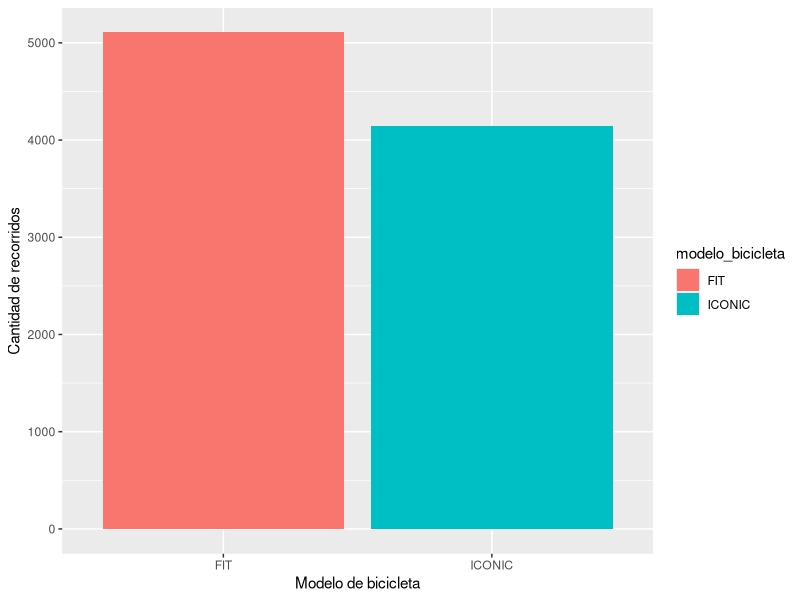
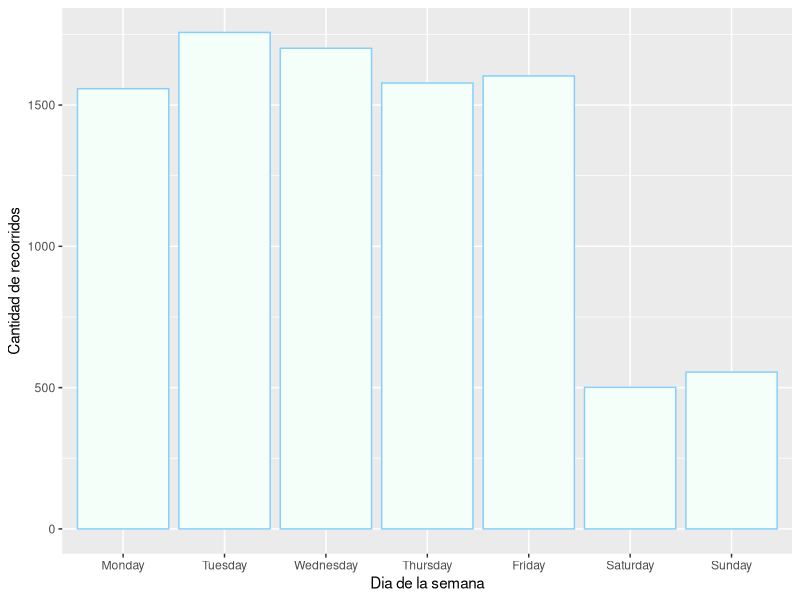
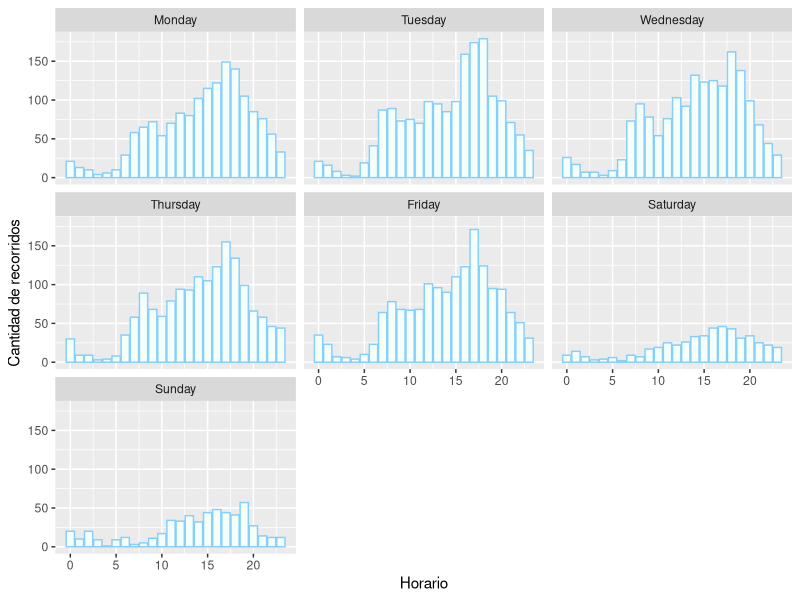
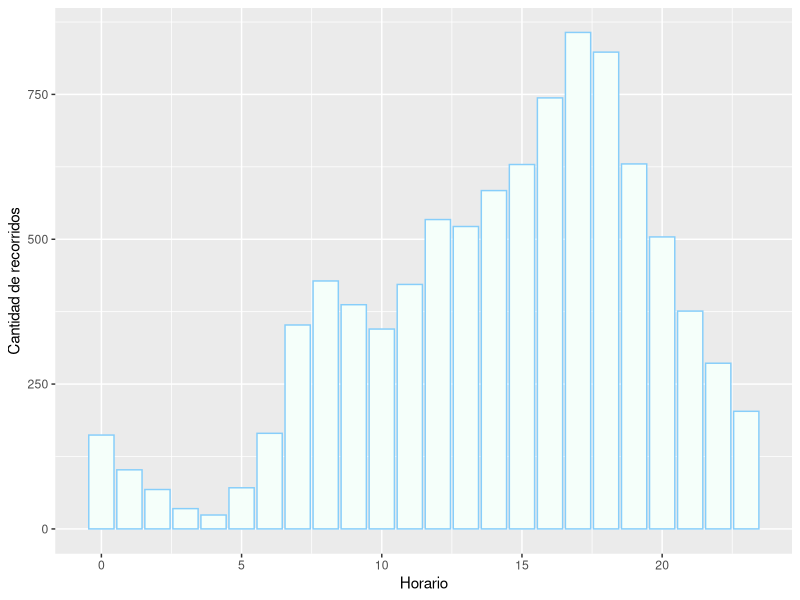
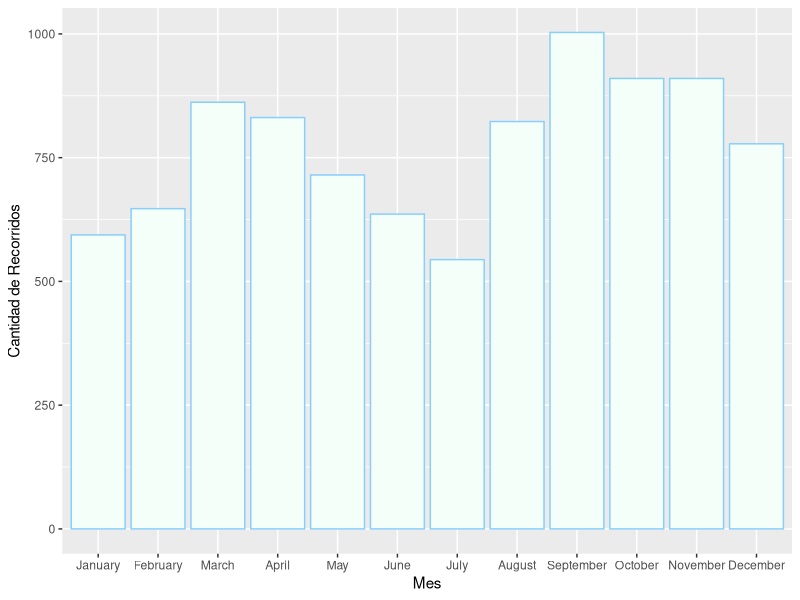
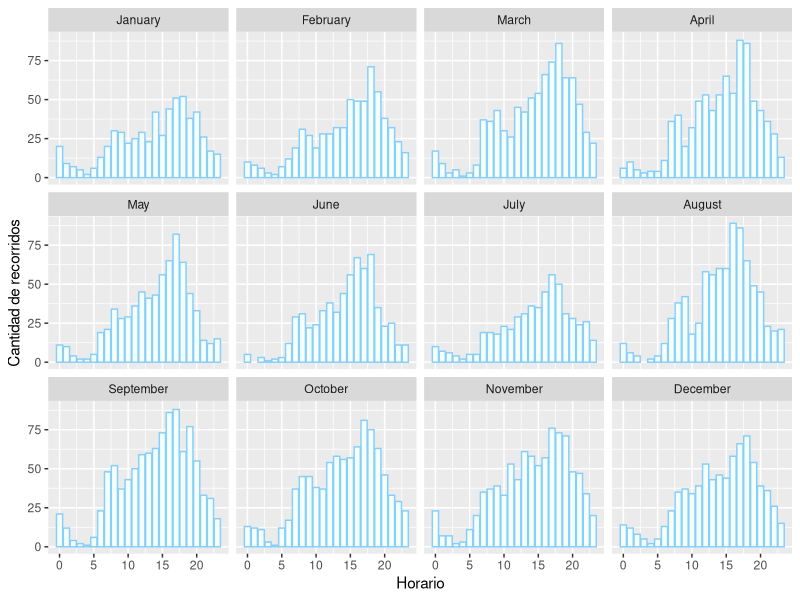
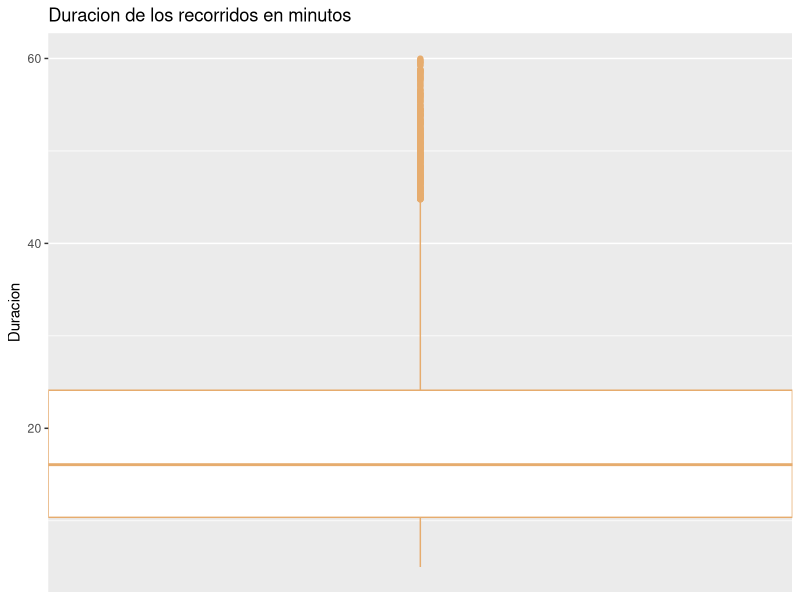
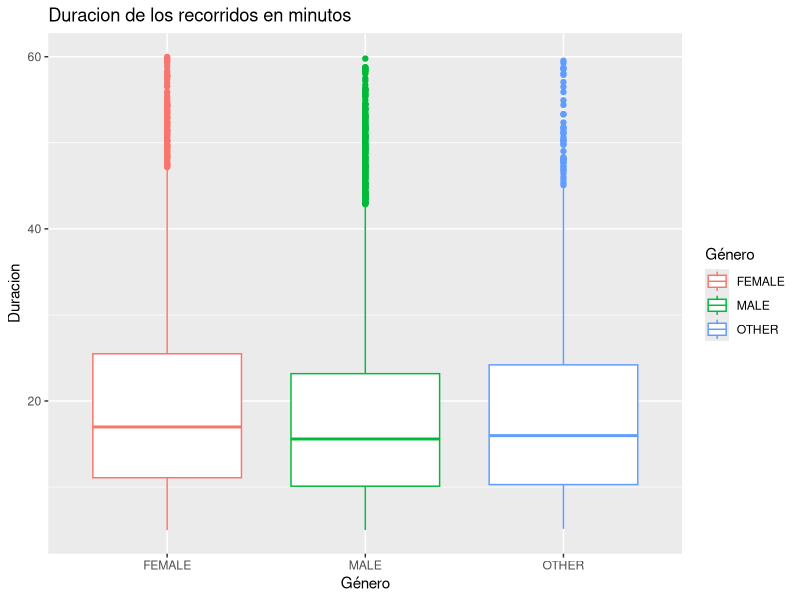

These charts were generated, in order, by the following R code: (Note: this script raises an error after producing the figures.)
#CONSIDERACIONES ----

#1. Nuestras PC's trabajan con algunas variables en ingles y no en español, entonces si surgen problemas con el fct_level por ejemplo, es porque nosotros ordenamos las categorías en ingles y no español.

#2. Para tener una compresión mas rápida de los nombres de variables, utilizamos los siguientes prefijos "df_" para referirnos a un dataframe, "gr_" para referirnos a un gráfico y "v_" para referirnos a una variable.


#LIBRERIAS ----
library(readr)
library(tidyverse)


#VARIABLES ----

#Las fechas de los días feriados de Argentina 2022 los obtuvimos de la siguiente pagina: https://www.argentina.gob.ar/interior/feriados-nacionales-2022
v_feriados <- c("2022-01-01", "2022-02-28", "2022-03-01", "2022-03-24", "2022-04-02", "2022-04-14", "2022-04-15", "2022-04-16", "2022-04-17", "2022-04-22", "2022-04-23", "2022-04-24", "2022-05-01", "2022-05-02", "2022-05-18", "2022-05-25", "2022-06-17", "2022-06-20", "2022-07-09", "2022-07-30", "2022-08-15", "2022-09-26", "2022-09-27", "2022-10-05", "2022-10-07", "2022-10-10", "2022-11-20", "2022-11-21", "2022-12-08", "2022-12-09", "2022-12-25")

#(nota: cp indica la cantidad de personas)
v_feriaLibro <- c("2022-04-28","2022-04-29","2022-04-30","2022-05-01","2022-05-02","2022-05-03","2022-05-04","2022-05-05","2022-05-06","2022-05-07","2022-05-08","2022-05-09","2022-05-10","2022-05-11","2022-05-12","2022-05-13","2022-05-14","2022-05-15","2022-05-16") #cp = 1.245.000
v_comicCon <- c("2022-05-20","2022-05-21","2022-05-22") #cp = 80 mil
v_duaLipa <- c("2022-09-13","2022-09-14") #cp = 50 mil
v_marchaLGBTQI <- c("2022-10-05") #cp = 130 mil
v_coldplay <- c("2022-10-25","2022-10-26","2022-10-28","2022-10-29","2022-11-01","2022-11-01","2022-11-02","2022-11-04","2022-11-05","2022-11-07","2022-11-08") #cp = 600 mil
v_primaveraSound <- c("2022-11-12","2022-11-13") #cp = 100 mil
v_finalMundial <- c("2022-12-18") #cp = 4 millones
v_feriadoMundial <- c("2022-12-20") #cp = ??

v_diasDestacados <- c(v_feriaLibro, v_comicCon, v_duaLipa, v_marchaLGBTQI, v_coldplay, v_primaveraSound, v_finalMundial, v_feriadoMundial)
#DATAFRAMES
#Dataframes_originales ----

#Lectura de dataframes. Para leer los archivos csv usamos el comando read_csv.

df_clima_aeroparque_BA_2022 <- read_csv("Data/Clima_Aeroparque_BA.csv")

df_bike_trips_2022 <- read_csv("Data/trips_2022_reducido.csv")


#Dataframes_bicis_modificado ----
#Dataframe de bicis filtrado por duración del recorrido, con 4 variables mas ("month", "week_day", "hour" y "public_holiday") y la variable fecha renombrada a date.

df_bike_trips_2022_reformed <- df_bike_trips_2022 %>% 
  filter(between(duracion_recorrido, left = 60*5, right = 60*60)) %>% 
  rename(date = fecha) %>% 
  mutate(month = months(fecha_origen_recorrido), 
         hour = hour(fecha_origen_recorrido), 
         week_day = weekdays(date),
         public_holiday = (date %in% v_feriados))
         
#Dataframes_clima_modificado ----
#Dataframe del clima con 3 variables mas("month", "is_rain", "rain_strength")

df_clima_aeroparque_BA_2022_reformed <- df_clima_aeroparque_BA_2022 %>% 
  mutate(month = months(date),
         is_rain = (prcp > 0),
         rain_strength = case_when(prcp > 0 & prcp <= 3 ~ "debil",
                                 prcp > 3.0 & prcp <= 6.5 ~ "ligera",
                                 prcp > 6.5 & prcp <= 16.0 ~ "moderada",
                                 prcp > 16.0 & prcp <= 40.0 ~ "fuerte",
                                 prcp > 100.0 ~ "torrencial",
                                 .default = "no llovio")) 




#Dataframe_joined ----
#FULL JOIN DE DATAFRAMES
df_bikes_and_weather <- full_join(df_bike_trips_2022_reformed, df_clima_aeroparque_BA_2022_reformed, by = "date")

#Dataframes Descriptivos ----
#dataframe con la duracion de viaje promedio y mediana
df_promedio_y_mediana_de_viajes <-  df_bike_trips_2022_reformed %>% 
  mutate(duracion_recorrido = duracion_recorrido/60) %>% 
  summarise("promedio duracion de viaje" = mean(duracion_recorrido), "mediana de la duracion de viajes" = median(duracion_recorrido))


#GRAFICOS ----

#Dataframe df_bike_trips_2022_reformed
#visualizacion de viajes en minutos
gr_trips_duration_in_minutes_col <- df_bike_trips_2022_reformed %>% 
  mutate(duracion_recorrido = duracion_recorrido/60) %>% 
  ggplot(mapping = aes(x = duracion_recorrido)) +
  geom_histogram(colour = "#E6AC6E", fill = "beige", bins = 11) +
  labs(x = "Duracion", y = "Cantidad de Recorridos", title = "Duracion de los recorridos en minutos")

gr_trips_duration_in_minutes_box <- df_bike_trips_2022_reformed %>% 
  mutate(duracion_recorrido = duracion_recorrido/60) %>% 
  ggplot(mapping = aes(y = duracion_recorrido)) +
  geom_boxplot(color = "#E6AC6E") +
  labs(y = "Duracion", title = "Duracion de los recorridos en minutos") +
  scale_x_discrete(expand = c(0,0))

gr_trips_duration_in_minutes_by_gender <- df_bike_trips_2022_reformed %>% 
  filter(!is.na(Género)) %>% 
  mutate(duracion_recorrido = duracion_recorrido/60) %>% 
  ggplot(mapping = aes(y = duracion_recorrido, x = Género, color = Género)) +
  geom_boxplot() +
  labs(y = "Duracion", title = "Duracion de los recorridos en minutos")

#visualizacion de viajes por mes
gr_trips_by_month <- df_bike_trips_2022_reformed %>% 
  ggplot(mapping = aes(x = fct_relevel(month, c("January", "February", "March", "April", "May", "June", "July", "August", "September", "October", "November", "December")))) +
  geom_bar(fill = "mintcream", colour = "lightskyblue") +
  labs(x = "Mes", y = "Cantidad de Recorridos")

#visualizacion de viajes por dia
gr_trips_by_day <- df_bike_trips_2022_reformed %>% 
  ggplot(mapping = aes(x = fct_relevel(week_day, c("Monday", "Tuesday", "Wednesday", "Thursday", "Friday", "Saturday", "Sunday"))))+
  geom_bar(fill = "mintcream", colour = "lightskyblue") +
  labs(x = "Dia de la semana", y = "Cantidad de recorridos")

#visualizacion de viajes por hora
gr_trips_by_hour <- df_bike_trips_2022_reformed %>% 
  ggplot(mapping = aes(x = hour)) +
  geom_bar(fill = "mintcream", colour = "lightskyblue") +
  labs(x = "Horario", y = "Cantidad de recorridos") 

#visualizacion de viajes por mes y hora
gr_trips_by_month_and_hour <- df_bike_trips_2022_reformed %>% 
  group_by(month) %>% 
  ggplot(mapping = aes(x = hour)) +
  geom_bar(fill = "mintcream",color = "lightskyblue") +
  facet_wrap(~fct_relevel(month, c("January", "February", "March", "April", "May", "June", "July", "August", "September", "October", "November", "December"))) +
  labs(x = "Horario", y = "Cantidad de recorridos")

#visualizacion de viajes por dia y hora
gr_trips_by_day_and_hour <- df_bike_trips_2022_reformed %>% 
  group_by(week_day) %>% 
  ggplot(mapping = aes(x = hour)) +
  geom_bar(fill = "mintcream",color = "lightskyblue") +
  facet_wrap(~fct_relevel(week_day, c("Monday", "Tuesday", "Wednesday", "Thursday", "Friday", "Saturday", "Sunday"))) +
  labs(x = "Horario", y = "Cantidad de recorridos")

#dataframe con la cantidad de estaciones de origen 
df_origin_trip <- df_bike_trips_2022_reformed %>% 
  select(id_estacion_origen, nombre_estacion_origen) %>% 
  group_by(id_estacion_origen, nombre_estacion_origen) %>% 
  summarise(amount_by_station = n()) %>% 
  arrange(desc(amount_by_station))

#dataframe con la cantidad de estaciones de llegada
df_destination_trip <- df_bike_trips_2022_reformed %>% 
  select(id_estacion_destino, nombre_estacion_destino) %>% 
  group_by(id_estacion_destino, nombre_estacion_destino) %>% 
  summarise(amount_by_station = n()) %>% 
  arrange(desc(amount_by_station)) 

#viajes mas comunes
df_common_trips <- df_bike_trips_2022_reformed %>% 
  select(id_estacion_origen, nombre_estacion_origen, id_estacion_destino, nombre_estacion_destino) %>% 
  group_by(id_estacion_origen, nombre_estacion_origen, id_estacion_destino, nombre_estacion_destino) %>% 
  summarise(amount = n()) %>% 
  arrange(desc(amount))

#tipo de bici
gr_bike_type <- df_bike_trips_2022_reformed %>% 
  select(modelo_bicicleta) %>% 
  ggplot(mapping = aes(x = modelo_bicicleta, fill = modelo_bicicleta)) +
  geom_bar() +
  labs(x = "Modelo de bicicleta", y = "Cantidad de recorridos")

#uso de bicis por genero
gr_use_of_bikes_by_gender <- df_bike_trips_2022_reformed %>% 
  select(Género) %>% 
  filter(!is.na(Género)) %>% 
  ggplot(mapping = aes(x = Género, fill = Género)) + 
  geom_bar() +
  labs(x = "Género", y = "Cantidad de recorridos")

#uso de bicis por hora según género
gr_use_of_bikes_by_gender_per_hour <- df_bike_trips_2022_reformed %>%
  filter(!is.na(Género)) %>%
  group_by(Género) %>%
  mutate(cantidadTotalPorGénero = n()) %>%
  group_by(Género,hour,cantidadTotalPorGénero) %>%
  summarise(cantidad = n()) %>%
  mutate(
    cantidadPorcentual = case_when(
      Género == "FEMALE" ~ (cantidad/cantidadTotalPorGénero)*100,
      Género == "MALE" ~ (cantidad/cantidadTotalPorGénero)*100,
      Género == "OTHER" ~ (cantidad/cantidadTotalPorGénero)*100
    )
  ) %>%
  select(Género,cantidadPorcentual) %>%
  ggplot(mapping = aes(x = hour, y = cantidadPorcentual, colour = Género)) +
  geom_line(lwd = 1.49) + 
  scale_x_continuous(expand = c(0,0)) +
  scale_y_continuous(expand = c(0,0)) +
  facet_wrap(~Género) +
  theme(legend.position = "bottom")


#uso de bicis dia comunes vs feriados
#tenemos 31 feriados y (365 - 31) = 334 no feriados 
df_uso_feriado_vs_no_feriado <- df_bike_trips_2022_reformed %>% 
  group_by(public_holiday) %>% 
  summarise(cant_viajes = n()) %>% 
  group_by(public_holiday) %>% 
  summarise(prom_viajes = if(public_holiday == TRUE){prom_feriado = uso_feriado_vs_no_feriado[2,2] / 31}else{df_uso_feriado_vs_no_feriado[1,2] / 334})

                                            
gr_viajes_promedio_feriados <- df_uso_feriado_vs_no_feriado %>% 
  ggplot(mapping = aes(x = public_holiday, y = prom_viajes$cant_viajes, color = public_holiday)) + 
  geom_col(fill = "white") +
  labs(x = "Dia Feriado", y = "Cantidad", title = "Cantidad de viajes diarios por feriados y no feriados")


#uso de bicis en días desetacados del año (arbitrario) ----
#para este caso seleccionamos arbitrariamente 8 días que están descritos en el informe.

# Feria del libro
bicisFeriaDelLibro <- df_bike_trips_2022_reformed %>%
  filter(date %in% v_feriaLibro) %>%
  group_by(hour) %>%
  summarise(cantidad = round(n()/length(v_feriaLibro)))
# Comic Con
bicisComicCon <- df_bike_trips_2022_reformed %>%
  filter(date %in% v_comicCon) %>%
  group_by(hour) %>%
  summarise(cantidad = round(n()/length(v_comicCon)))
# Dua Lipa
bicisDuaLipa <- df_bike_trips_2022_reformed %>%
  filter(date %in% v_duaLipa) %>%
  group_by(hour) %>%
  summarise(cantidad = round(n()/length(v_duaLipa)))
# MarchaLGBT
bicisMarchaLGBT <- df_bike_trips_2022_reformed %>%
  filter(date %in% v_marchaLGBTQI) %>%
  group_by(hour) %>%
  summarise(cantidad = round(n()/length(v_marchaLGBTQI)))
# Coldplay
bicisColdplay <- df_bike_trips_2022_reformed %>%
  filter(date %in% v_coldplay) %>%
  group_by(hour) %>%
  summarise(cantidad = round(n()/length(v_coldplay)))
#PrimaveraSound
bicisPrimSound <- df_bike_trips_2022_reformed %>%
  filter(date %in% v_primaveraSound) %>%
  group_by(hour) %>%
  summarise(cantidad = round(n()/length(v_primaveraSound)))
# Mundial
bicisFinalMundial <- df_bike_trips_2022_reformed %>%
  filter(date %in% v_finalMundial) %>%
  group_by(hour) %>%
  summarise(cantidad = round(n()/length(v_finalMundial)))
# Feriado Mundial
bicisFeriadoMundial <- df_bike_trips_2022_reformed %>%
  filter(date == v_feriadoMundial) %>%
  group_by(hour) %>%
  summarise(cantidad = round(n()/length(v_feriadoMundial)))


# Este solamente es un dato orientativo para analizar los viajes en cada evento
viajesPromedioFeriaLibro <- sum(bicisFeriaDelLibro$cantidad) # 24 viajes
viajesPromedioComicCon <- sum(bicisComicCon$cantidad) # 17 viajes
viajesPromedioDuaLipa <- sum(bicisDuaLipa$cantidad) # 44 viajes
viajesPromedioLGBT <- sum(bicisMarchaLGBT$cantidad) # 48 viajes
viajesPromedioColdplay <- sum(bicisColdplay$cantidad) # 31 viajes
viajesPromedioPrimSound <- sum(bicisPrimSound$cantidad) # 9 viajes
viajesPromedioMundial <- sum(bicisFinalMundial$cantidad) # 31 viajes
viajesPromedioFeriadoMundial <- sum(bicisFeriadoMundial$cantidad) # 27 viajes
# De mayor a menor, los eventos con mayor viajes promedio son: Marcha LGBT, concierto Dua Lipa, concierto Coldplay y Final del Mundial, Feria del libro, Comic Con y Primavera Sound
# Generamos un data frame con los viajes realizados según cada evento
dfViajesPromedioEventos <- data.frame(
  evento = c("Feria del Libro","Comic Con","Dua Lipa","Marcha LGBT","Coldplay","Primavera Sound","Mundial","Feriado mundial"),
  viajesPorEvento = c(viajesPromedioFeriaLibro,viajesPromedioComicCon,viajesPromedioDuaLipa,viajesPromedioLGBT,viajesPromedioColdplay,viajesPromedioPrimSound,viajesPromedioMundial,viajesPromedioFeriadoMundial)
)
graficoEventos <- dfViajesPromedioEventos %>%
  ggplot(mapping = aes(x = evento, y = viajesPorEvento)) +
  geom_col()



#Dataframe df_clima_aeroparque_BA_2022 ----

#dataframe summary del clima
summary(df_clima_aeroparque_BA_2022_reformed)

#grafico de temperaturas por mes
gr_temperatura_por_mes <- df_clima_aeroparque_BA_2022_reformed %>% 
  select(tmin, tmax, tavg, month) %>% 
  group_by(month) %>% 
  summarise(tmin_by_month = mean(tmin), tmax_by_month = mean(tmax), tavg_by_month = mean(tavg)) %>% 
  ggplot(mapping = aes(x = fct_relevel(month, c("January", "February", "March", "April", "May", "June", "July", "August", "September", "October", "November", "December")), y = tmax_by_month)) +
  geom_point(colour = "red", size = 4) +
  geom_point(aes(x = fct_relevel(month, c("January", "February", "March", "April", "May", "June", "July", "August", "September", "October", "November", "December")), y = tmin_by_month), color = "blue", size = 4) +
  labs(x = "Mes", y = "Temperatura")

#grafico de temperaturas por dia
gr_temperatura_por_dia <- df_clima_aeroparque_BA_2022_reformed %>%
  pivot_longer(cols = 3:4, names_to = "tipo", values_to = "temp") %>%
  ggplot(mapping = aes(x = date, y = temp, color = tipo)) +
  geom_line() +
  scale_color_manual(labels = c("Tmax", "Tmin"), values = c("red", "blue")) +
  labs(x = "Dia del año", y = "Temperatura max y min", color = "Temperatura") +
  theme_classic()

#precipitaciones por mes
gr_precipitaciones_por_mes <- df_clima_aeroparque_BA_2022_reformed %>% 
  group_by(month) %>% 
  filter(!is.na(prcp)) %>% 
  summarise(precipitation_by_month = mean(prcp)) %>% 
  ggplot(mapping = aes(x = fct_relevel(month, c("January", "February", "March", "April", "May", "June", "July", "August", "September", "October", "November", "December")), y = precipitation_by_month)) +
  geom_col(fill = "lightgoldenrod2", colour = "lightseagreen") +
  labs(x = "Mes",y = "Precipitacion por mes")


#uso de bicis por temperatura_promedio
gr_bikes_by_temp <- df_bikes_and_weather %>% 
  mutate(t_avg_round = round(tavg)) %>% 
  group_by(t_avg_round) %>% 
  summarise(viajes_por_tavg = n()) %>% 
  ggplot(mapping = aes(x = t_avg_round, y = viajes_por_tavg)) +
  geom_line()


#uso de bicis por precipitaciones
df_uso_de_bicis_segun_precipitaciones <- df_bikes_and_weather %>% 
  filter(!is.na(prcp)) %>% 
  group_by(is_rain) %>% 
  summarise(viajes_lluvia = n()) %>% 
  group_by(is_rain) %>% 
  summarise(prom_viajes = if(is_rain == FALSE){(viajes_lluvia[1])/266}else{(df_uso_de_bicis_segun_precipitaciones$viajes_lluvia[2])/97})
  

gr_uso_de_bicis_segun_precipitaciones <- df_uso_de_bicis_segun_precipitaciones %>% 
  ggplot(mapping = aes(x = is_rain, y = prom_viajes, color = is_rain)) + 
  geom_col(fill = "white") +
  labs(x = "Llovio?", y = "Cantidad", title = "Cantidad de viajes diarios durante dias de lluvia y no lluvia")


#uso de bicis segun la potencialidad de lluvias
gr_de_uso_De_bicis_segun_lluvia <- df_clima_aeroparque_BA_2022_reformed %>% 
  filter(rain_strength != "no llovio") %>% 
  ggplot(mapping = aes(x = fct_relevel(rain_strength, c("debil", "ligera", "moderada", "fuerte", "torrencial")))) +
  geom_bar()

df_bikes_and_weather %>% select(date, rain_strength) %>% distinct() %>% group_by(rain_strength) %>% summarise(cant = n())


df_bikes_and_weather %>% group_by(rain_strength) %>% summarise(cant = n())
